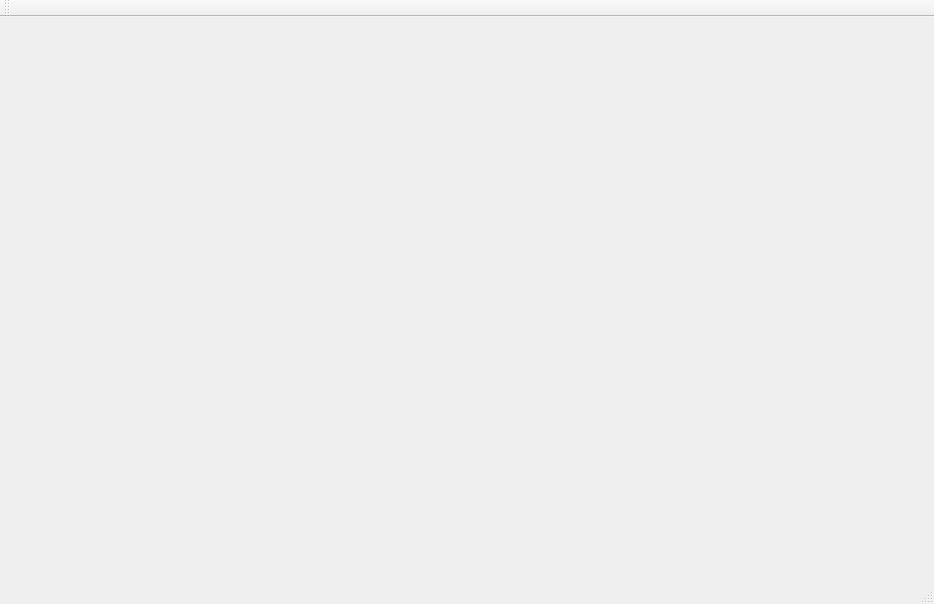
<?xml version="1.0" encoding="UTF-8"?>
<ui version="4.0">
 <class>MainWindow</class>
 <widget class="QMainWindow" name="MainWindow">
  <property name="geometry">
   <rect>
    <x>0</x>
    <y>0</y>
    <width>934</width>
    <height>604</height>
   </rect>
  </property>
  <property name="windowTitle">
   <string>MainWindow</string>
  </property>
  <widget class="QWidget" name="centralWidget">
   <layout class="QGridLayout" name="gridLayout">
    <item row="0" column="0">
     <widget class="DrawTimeline" name="drawTimeline"/>
    </item>
   </layout>
  </widget>
  <widget class="QMenuBar" name="menuBar">
   <property name="geometry">
    <rect>
     <x>0</x>
     <y>0</y>
     <width>934</width>
     <height>23</height>
    </rect>
   </property>
  </widget>
  <widget class="QToolBar" name="mainToolBar">
   <attribute name="toolBarArea">
    <enum>TopToolBarArea</enum>
   </attribute>
   <attribute name="toolBarBreak">
    <bool>false</bool>
   </attribute>
  </widget>
  <widget class="QStatusBar" name="statusBar"/>
 </widget>
 <layoutdefault spacing="6" margin="11"/>
 <customwidgets>
  <customwidget>
   <class>DrawTimeline</class>
   <extends>QWidget</extends>
   <header>drawtimeline.h</header>
  </customwidget>
 </customwidgets>
 <resources/>
 <connections/>
</ui>
